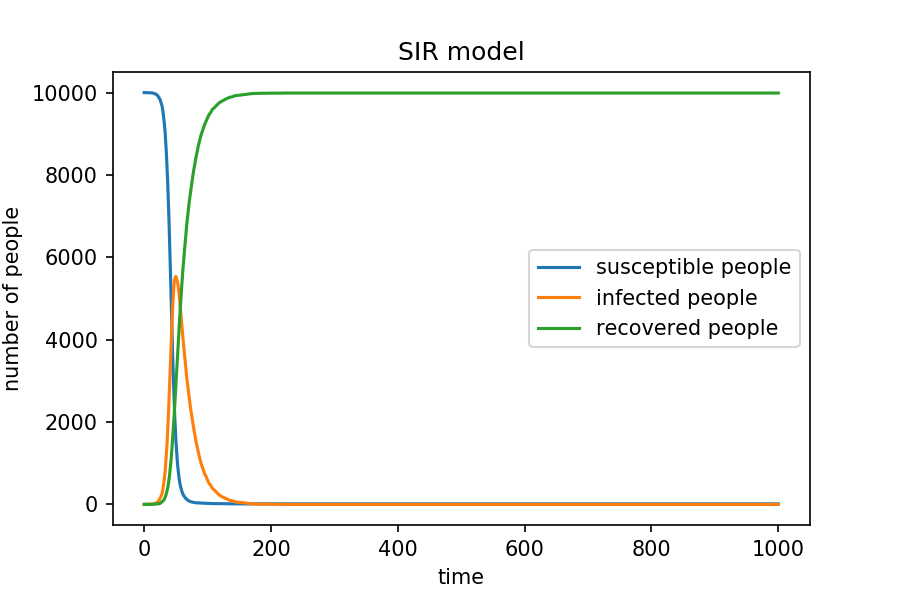

Here is the Python script that generated this plot:

"""
Created on Wed May  8 11:23:03 2019

@author: 11601
"""

import numpy as np
import matplotlib.pyplot as plt



time = 0
sus = 9999
inf = 1
rec = 0
beta = 0.3
gamma = 0.05
record_sus = [9999]
record_inf = [1]
record_rec = [0]

while time <= 999:
    time = time + 1
    new_inf = np.random.choice(range(2),sus,p = [1-beta*(inf/10000),beta*(inf/10000)])
    new_inf = sum(new_inf)
    new_rec = np.random.choice(range(2),inf,p = [1-gamma,gamma])
    new_rec = sum(new_rec)
    sus = sus - new_inf
    inf = inf + new_inf - new_rec
    rec = rec + new_rec
    record_sus.append(sus)
    record_inf.append(inf)
    record_rec.append(rec)
    
plt.figure(figsize=(6,4),dpi=150)
plt.title("SIR model") 
plt.xlabel("time") 
plt.ylabel("number of people") 
P_sus, = plt.plot(record_sus)
P_sus.set_label('susceptible people')
P_inf, = plt.plot(record_inf)
P_inf.set_label('infected people')
P_rec, = plt.plot(record_rec)
P_rec.set_label('recovered people')
plt.legend()

plt.savefig("C:/Users/11601/Desktop/IBI/IBI1_2018-19/Practical12/SIR",type="png")
plt.show()